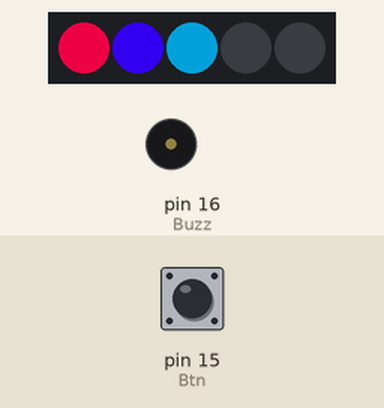
This sketch was run on a simulated Arduino Uno, built with avr-gcc and run on an emulated ATmega328P. Parts: 5 RGB LEDs in strip order, left to right, buzzer (waves = sounding, pin HIGH). The test bench sets the inputs (shaded band); at power-on: pin 15 (Btn) LOW. Pins used as bus, display or sensor lines are not drawn; what the sketch prints to the serial monitor is not drawn.

Above: at 2.2 s.
2.3 s: pin 15 (Btn) pulled HIGH for 0.8 s
At 3.02 s:
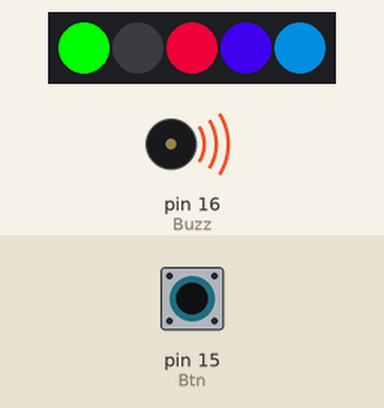
4.7 s: pin 15 (Btn) pulled HIGH for 0.8 s
At 6.45 s:
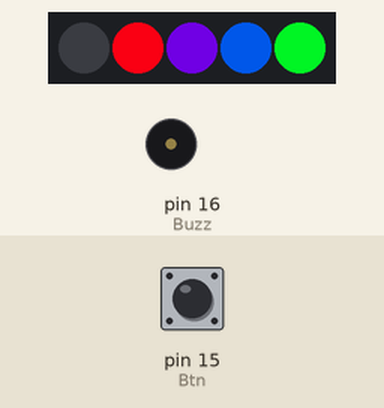
8.9 s: pin 15 (Btn) pulled HIGH for 3.2 s
At 12.59 s:
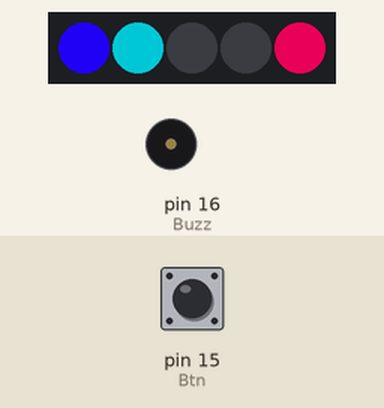
15.5 s: pin 15 (Btn) pulsed HIGH 2 times (0.12 s each, 0.3 s apart)
At 17.74 s:
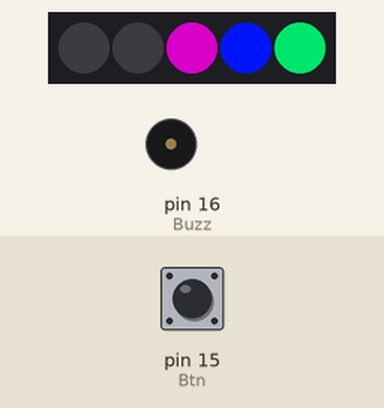
Timing chart, 0 to 27.3 s (numbered marks = the images above; inputs shaded):
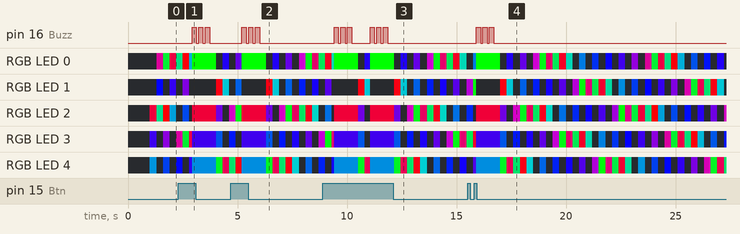

Measured:
- after the input at 2.3 s, pin 16 (Buzz): alternates HIGH for 0.20 s and LOW for 0.10 s, 6 changes in all, then stays LOW, starting after 0.62 s; the LEDs: first differ from a run without the input after 0.62 s (image 1)
- after the input at 4.7 s, pin 16 (Buzz): alternates HIGH for 0.20 s and LOW for 0.10 s, 6 changes in all, then stays LOW, starting after 0.50 s
- after the input at 8.9 s, pin 16 (Buzz): LOW → HIGH after 0.51 s, → LOW 0.20 s later, → HIGH 0.10 s later, → LOW 0.20 s later, … (12 changes in this stretch)
- after the input at 15.5 s, pin 16 (Buzz): alternates HIGH for 0.20 s and LOW for 0.10 s, 6 changes in all, then stays LOW, starting after 0.39 s

The sketch:

rgb_buzzer_relay_cfgButton.ino
```cpp
#include <FastLED.h>

#define NUM_LEDS 5       // Number of LEDs in your strip
#define DATA_PIN 2      // Data pin connected to the LED strip
#define BRIGHTNESS 255  // Initial brightness level (0-255)

#define R1 14 //relay
#define Buzz 16 // Buzzer
#define Btn 15 // Button


CRGB leds[NUM_LEDS];     // Define the LED array

void setup() {
  FastLED.addLeds<WS2812B, DATA_PIN, GRB>(leds, NUM_LEDS);  // Initialize LED strip
  FastLED.setBrightness(BRIGHTNESS);  // Set initial brightness
  pinMode(R1, OUTPUT);
  pinMode(Buzz, OUTPUT);
  pinMode(Btn, INPUT);
  digitalWrite(R1, HIGH);

  digitalWrite(R1, HIGH);

  delay(1000);
  Serial.begin(115200);
}

void loop() {

   rainbowCycle(1);  // Change 20ms per step


   int buttonState = digitalRead(Btn); // Read the state of the button

  if (buttonState == HIGH) {
      Serial.print("High");
      digitalWrite(Buzz, HIGH);
      delay(200);
      digitalWrite(Buzz, LOW);
      delay(100);
      digitalWrite(Buzz, HIGH);
      delay(200);
      digitalWrite(Buzz, LOW);
      delay(100);
      digitalWrite(Buzz, HIGH);
      delay(200);
      digitalWrite(Buzz, LOW);

      Serial.print("LOw");


            digitalWrite(R1, HIGH);
            delay (200);
            digitalWrite(R1, LOW);

  } else {
            digitalWrite(R1, LOW);
  }

//  digitalWrite(Buzz, HIGH);
//  Serial.print("High");
//  delay(2000);
//  digitalWrite(Buzz, LOW);
//  Serial.print("LOw");
//  delay(2000);

//  rainbowCycle(1);  // Change 20ms per step

//  digitalWrite(R1, HIGH);
//  Serial.print("High");
//  delay(2000);
//  digitalWrite(R1, LOW);
//  Serial.print("LOw");
//  delay(2000);
  // You can add your own patterns or effects here
}

// Function to display a rainbow cycle pattern on the LED strip
void rainbowCycle(uint8_t wait) {
  for (int j = 0; j < 256 * 1; j++) { // 5 cycles of all colors on wheel
    for (int i = 0; i < NUM_LEDS; i++) {
      leds[i] = Wheel(((i * 256 / NUM_LEDS) + j) & 255);
    }
    FastLED.show();
    delay(wait);
  }
}

// Function to generate rainbow colors
CRGB Wheel(byte WheelPos) {
  if (WheelPos < 85) {
    return CRGB(0, 0, 0);
  } else if (WheelPos < 170) {
    WheelPos -= 85;
    return CRGB(255 - WheelPos * 3, 0, WheelPos * 3);
  } else {
    WheelPos -= 170;
    return CRGB(0, WheelPos * 3, 255 - WheelPos * 3);
  }
}
```
